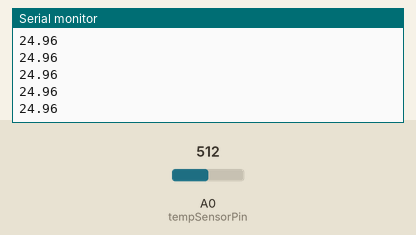
Recording of a program running on a simulated Arduino Nano 33 IoT. On the bench: the last lines printed to the serial monitor. The inputs (shaded band) are chosen by the test bench; at power-on: A0 (tempSensorPin) = 512.

Above: at 1.2 s.
1.3 s: A0 (tempSensorPin) set to 716
At 1.31 s:
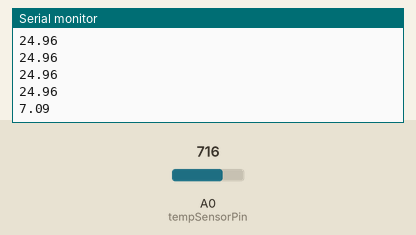
2.8 s: A0 (tempSensorPin) set to 900
At 2.81 s:
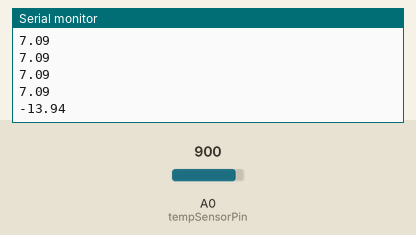
Timing chart, 0 to 5.8 s (numbered marks = the images above; inputs shaded):
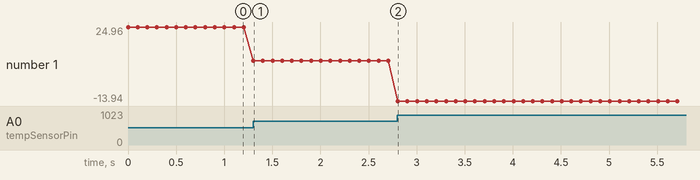

The program:

main.cpp
```cpp
#include <Arduino.h>

#define SERIESRESISTOR 10000
#define NOMINAL_RESISTANCE 10000
#define NOMINAL_TEMPERATURE 25
#define BCOEFFICIENT 3950

float tempCal(float);

int tempSensorPin = A0;
float tempRaw = 0;

void setup() {
    pinMode(tempSensorPin, INPUT);
    Serial.begin(9600);
}

void loop() {
    tempRaw = analogRead(tempSensorPin);
    // Serial.println(tempRaw);
    Serial.println(tempCal(tempRaw));
    delay(100);
}

float tempCal(float SensorValue) {

    float Resistance = 0;
    float temperature = 0;

    Resistance = (1023 / SensorValue) - 1;
    Resistance = SERIESRESISTOR / Resistance;

    temperature = Resistance / NOMINAL_RESISTANCE;
    temperature = log(temperature); // ln(R/Ro)
    temperature /= BCOEFFICIENT; // 1/B * ln(R/Ro)
    temperature += 1.0 / (NOMINAL_TEMPERATURE + 273.15); // + (1/To)
    temperature = 1.0 / temperature; // Invert
    temperature -= 273.15; // convert to C

    return temperature;
}
```

Measured:
- after the input at 1.3 s, the serial monitor: prints a new line at once (image 1)
- after the input at 2.8 s, the serial monitor: prints a new line at once (image 2)
- plotted number 1: 24.96 → 7.09 after the input at 1.3 s, 7.09 → -13.94 after the input at 2.8 s
